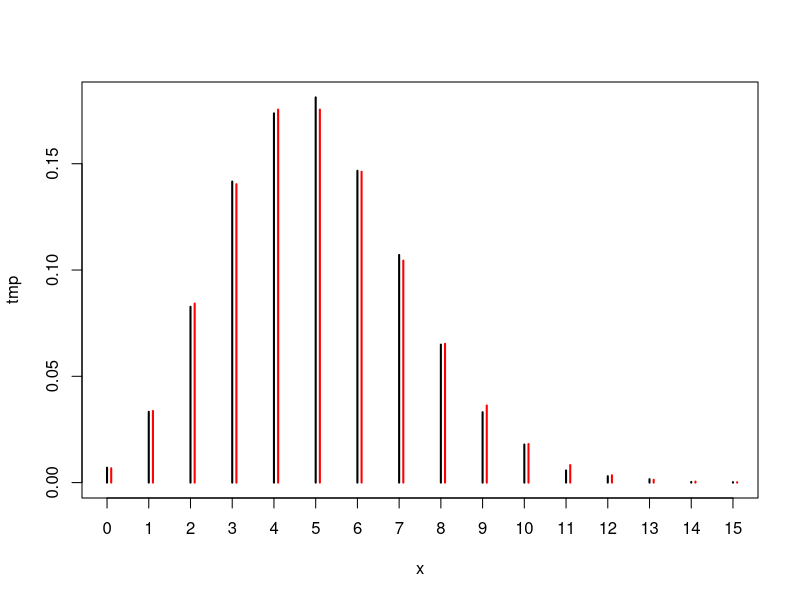
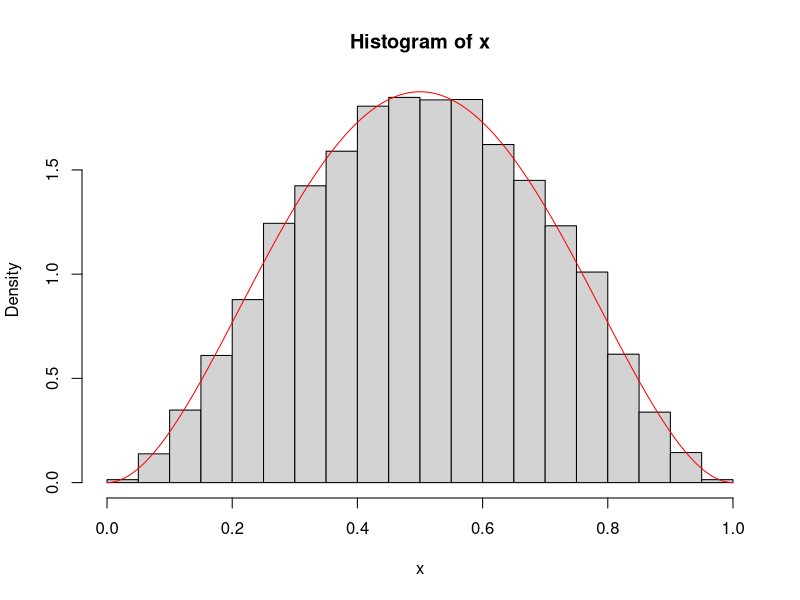

Reproduce these figures in R, in order.
#plot a histogram of random variables that follow a Poisson distribution with lambda=5
n=10000
x=rpois(n,lambda=5)

#summarize these data
tmp=table(x)
tmp=tmp/sum(tmp) #calculate relative frequency
plot(tmp,type='h')

#plot the the theoretical Poisson distribution assuming lambda=5
k=0:20
prob=dpois(k,lambda=5)
for (i in 1:length(k)){
  lines(rep(k[i],2)+0.1,c(0,prob[i]),col='red',lwd=2)  
}

#plot a histogram of random variables that follow a beta distribution with parameters a=3 and b=3
n=10000
x=rbeta(n,shape1=3,shape2=3)
hist(x,probability=T)

#plot the theoretical beta distribution assuming that the parameters are a=3 and b=3
seq1=seq(from=0,to=1,length.out=1000)
lines(seq1,dbeta(seq1,shape1=3,shape2=3),col='red')
